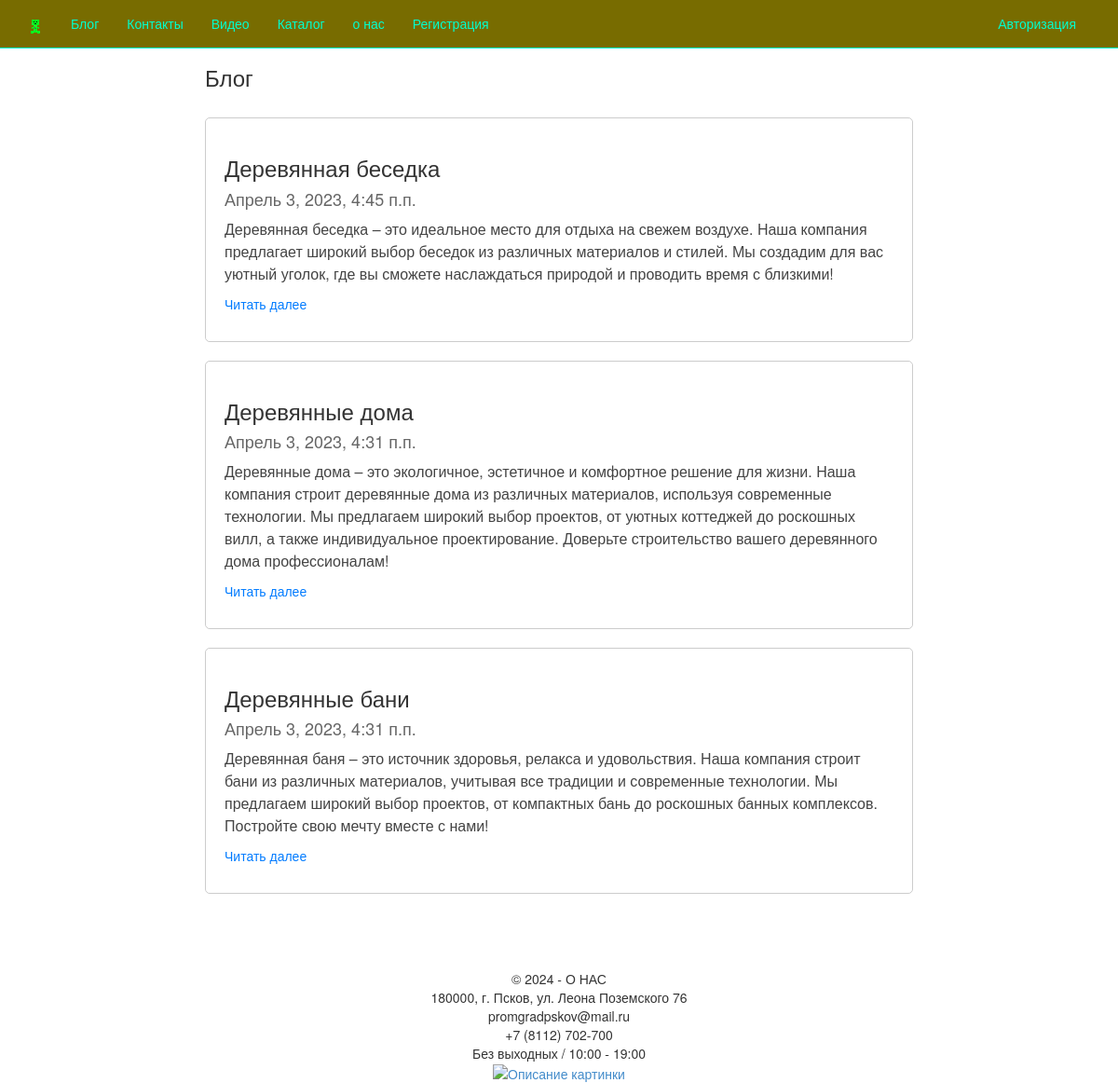
Screenshot of /blog/ with the database file from the repository.
### app/models.py (models this page shows, shortened)
class Blog(models.Model):
    id = models.AutoField(primary_key=True)
    title = models.CharField(max_length = 100, unique_for_date = "posted", verbose_name = "Заголовок")
    description = models.TextField(verbose_name = "Краткое содержание")
    content = models.TextField(verbose_name = "Полное содержание")
    posted = models.DateTimeField(default = datetime.now(), db_index = True, verbose_name = "Опубликована")
    author = models.ForeignKey(User, null=True, blank=True, on_delete = models.SET_NULL, verbose_name = "Автор")
    image = models.FileField(default='temp.jpg', verbose_name = 'Путь к картинке' )
    class Meta:
        db_table = "Posts" # имя таблицы для модели
        ordering = ["-posted"] # порядок сортировки данных в нодели (*-* означает по убыванию)
        verbose_name = "статья блога" # имя, под которым модель будет отображаться в административном разделе (для одной статья блог
        verbose_name_plural = "статьи блога" # то не для всех статей блога

### app/views.py (the view)
# urls.py: path('blog/', views.blog, name='blog'),
def blog(request):
    assert isinstance(request, HttpRequest)
    posts = Blog.objects.all() # запрос на выбор всех статей блога из модели
    return render(
        request,
        'app/blog.html',
        {
            'title':'Блог',
            'posts': posts, # передача списка статей в шаблон веб-страницы
            'year':datetime.now().year,
        }
)

### app/templates/app/blog.html
{% extends "app/layout.html" %}
{% block content %}
{% block head %}
    {% load static %}
<link rel="stylesheet" type="text/css" href="{% static 'app/content/bootstrap.min.css' %}" />
<link rel="stylesheet" type="text/css" href="{% static 'app/content/bootstrap.css' %}" />
<link rel="stylesheet" type="text/css" href="{% static 'app/content/styles.css' %}" />
{% endblock %}
<div class="blog-container">
    <h2 class="blog-title">{{ title }}</h2>
    <br />
    {% for post in posts %}
    <div class="blog-post">
        <h2 class="blog-title">{{ post.title }}</h2>
        <h4 class="posted-info">{{ post.posted }}</h4>
        <p class="blog-description">{{ post.description }}</p>
        <p><a href="{% url 'blogpost' parametr=post.id %}" class="read-more-link">Читать далее</a></p>
    </div>
    {% endfor %}
</div>
{% endblock %}

### app/static/app/content/site.css (style rules this page uses)
body { padding-top: 30px; padding-bottom: 20px; }

### app/static/app/content/styles.css (style rules this page uses)
html, body { height: 100%; margin: 0; }
body { display: flex; flex-direction: column; }
.blog-container { max-width: 800px; margin: 0 auto; padding: 20px; }
.blog-post { border: 1px solid #ccc; border-radius: 5px; padding: 20px; margin-bottom: 20px; }
.blog-title { font-size: 24px; color: #333; }
.posted-info { color: #666; }
.blog-description { font-size: 16px; line-height: 1.5; color: #444; }
.read-more-link { color: #007bff; text-decoration: none; }

### rows the page displays
Blog: title "Деревянная беседка", posted "Апрель 3, 2023, 4:45 п.п.", description "Деревянная беседка – это идеальное место для отдыха на свежем воздухе. Наша компания предлагает широкий выбор беседок из различных материалов и стилей. Мы создадим для вас уютный уголок, где вы сможете наслаждаться природой и проводить время с близкими!"
Blog: title "Деревянные дома", posted "Апрель 3, 2023, 4:31 п.п.", description "Деревянные дома – это экологичное, эстетичное и комфортное решение для жизни. Наша компания строит деревянные дома из различных материалов, используя современные технологии. Мы предлагаем широкий выбор проектов, от уютных коттеджей до роскошных вилл, а также индивидуальное проектирование. Доверьте строительство вашего деревянного дома профессионалам!"
Blog: title "Деревянные бани", posted "Апрель 3, 2023, 4:31 п.п.", description "Деревянная баня – это источник здоровья, релакса и удовольствия. Наша компания строит бани из различных материалов, учитывая все традиции и современные технологии. Мы предлагаем широкий выбор проектов, от компактных бань до роскошных банных комплексов. Постройте свою мечту вместе с нами!"

### other values shown
{{ title }} "Блог"
